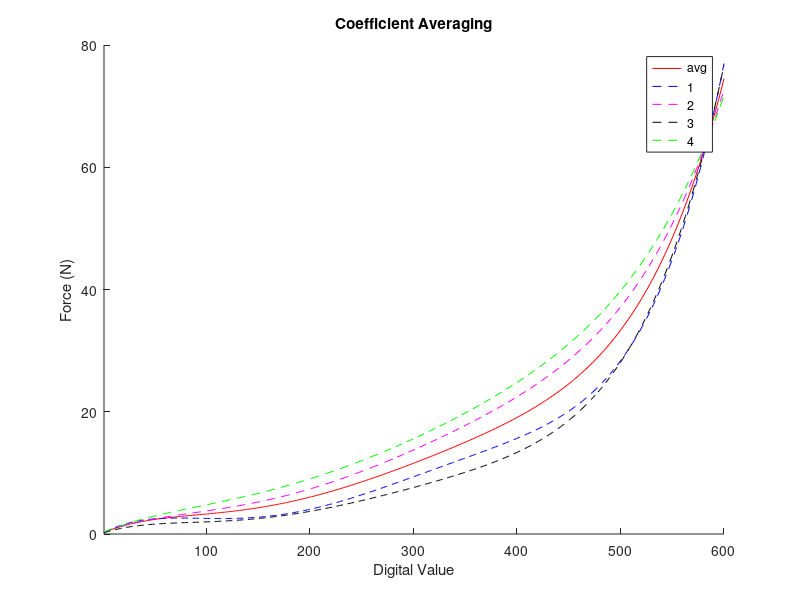

Reproduce this figure in MATLAB.
% Script to average coefficeients from repeat tests for polynomial relationship between applied force and digital value.
% Created by Daniel Darvill 23/01/2016 

%falling Test1
p1(1) =   1.325e-11 ; %(1.278e-11, 1.372e-11) 
p2(1) =  -1.643e-08 ; %(-1.712e-08, -1.575e-08)
p3(1) =   7.342e-06 ; %(6.987e-06, 7.697e-06)
p4(1) =   -0.001299 ; %(-0.001375, -0.001223)
p5(1) =     0.09608 ; %(0.09037, 0.1018)
p6(1) =      0.0989 ; %(0.0495, 0.1483)
       
%rising Test1      
p1(2) =   6.003e-12 ; %(5.854e-12, 6.152e-12)
p2(2) =  -7.307e-09 ; %(-7.521e-09, -7.092e-09)
p3(2) =   3.332e-06 ; %(3.222e-06, 3.441e-06)
p4(2) =  -0.0005741 ; %(-0.0005972, -0.0005509)
p5(2) =     0.06598 ; %(0.06423, 0.06774)
p6(2) =      0.2532 ; %(0.2326, 0.2738)

%falling Test2
p1(3) =   8.461e-12 ; %(6.93e-12, 9.992e-12)
p2(3) =  -9.559e-09 ; %(-1.182e-08, -7.302e-09)
p3(3) =   4.001e-06 ; %(2.822e-06, 5.179e-06)
p4(3) =   -0.000663 ; %(-0.0009183, -0.0004076)
p5(3) =     0.05317 ; %(0.03358, 0.07276)
p6(3) =      0.1706 ; %(-0.02913, 0.3704)

%rising Test2  
p1(4) =   4.277e-12 ; %(4.109e-12, 4.446e-12)
p2(4) =  -5.231e-09 ; %(-5.453e-09, -5.01e-09)
p3(4) =   2.502e-06 ; %(2.399e-06, 2.604e-06)
p4(4) =  -0.0004622 ; %(-0.0004819, -0.0004425)
p5(4) =     0.07119 ; %(0.06984, 0.07253)
p6(4) =      0.2583 ; %(0.2452, 0.2713)

p1_avg = mean(p1);
p2_avg = mean(p2);
p3_avg = mean(p3);
p4_avg = mean(p4);
p5_avg = mean(p5);
p6_avg = mean(p6);

lim = [1 600] ;

figure 
hold on
fplot(@(x) p1_avg*x^5 + p2_avg*x^4 + p3_avg*x^3 + p4_avg*x^2 + p5_avg*x + p6_avg, lim,'r')
fplot(@(x) p1(1)*x^5 + p2(1)*x^4 + p3(1)*x^3 + p4(1)*x^2 + p5(1)*x + p6(1), lim,'--b') 
fplot(@(x) p1(2)*x^5 + p2(2)*x^4 + p3(2)*x^3 + p4(2)*x^2 + p5(2)*x + p6(2), lim,'--m') 
fplot(@(x) p1(3)*x^5 + p2(3)*x^4 + p3(3)*x^3 + p4(3)*x^2 + p5(3)*x + p6(3), lim,'--k') 
fplot(@(x) p1(4)*x^5 + p2(4)*x^4 + p3(4)*x^3 + p4(4)*x^2 + p5(4)*x + p6(4), lim,'--g') 
legend('avg','1','2','3','4') ;

ylabel('Force (N)')
xlabel('Digital Value')
title('Coefficient Averaging')




